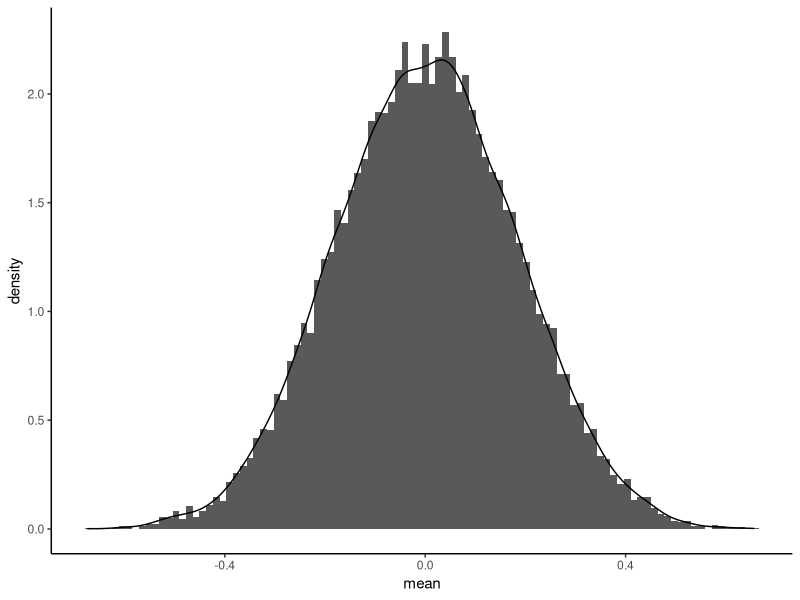
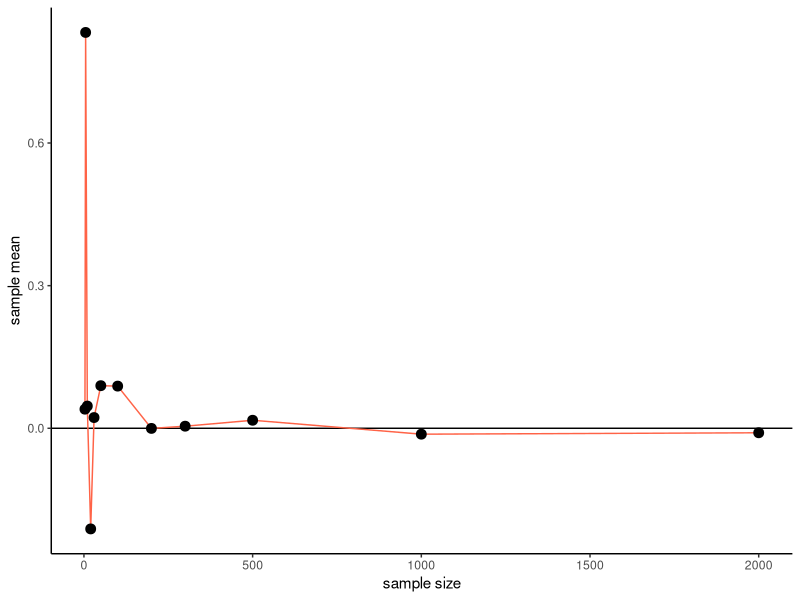

Write the R code that produced these figures, in order.
## ---- chunk 1
knitr::opts_chunk$set(echo = TRUE)
## ---- chunk 2
library(tidyverse)
## ---- chunk 3
# You can ignore this chunk. 
trt <- rnorm(n = 10, mean = 10, sd = 1)
ctrl <- rnorm(n = 10, mean = 6, sd = 1)
location <- c(rep("A", 5), rep("B", 5))

example_experiment <- data.frame(
  ctrl,
  trt,
  location
) %>% 
  pivot_longer(names_to = "treatment", values_to = "response", cols = 1:2)

example_experiment
## ---- chunk 4
example_experiment_s <- example_experiment %>% 
  summarise(
    mean = mean(response), 
    median = median(response),
    var = var(response),
    sd = sd(response),
    IQR = IQR(response),
    n = n()
  ) 

example_experiment_s
## ---- chunk 5
example_experiment_s_by_group <- example_experiment %>% 
  group_by(treatment) %>% 
  summarise(
    mean = mean(response), 
    median = median(response),
    var = var(response),
    sd = sd(response),
    IQR = IQR(response),
    n = n()
  ) %>% 
  ungroup()

example_experiment_s_by_group
## ---- chunk 6
example_experiment_s_by_group_location <- example_experiment %>% 
  group_by(treatment, location) %>% 
  summarise(
    mean = mean(response), 
    median = median(response),
    var = var(response),
    sd = sd(response),
    IQR = IQR(response),
    n = n()
  ) %>% 
  ungroup()

example_experiment_s_by_group_location
## ---- chunk 7
norm10 <- rnorm(n = 10, mean = 1, sd = 2)
norm10
## ---- chunk 8
pnorm(q = 2, mean = 0, sd = 1, lower.tail = F) * 2 
## ---- chunk 9
set.seed(666)
my_data <- replicate(expr = runif(n = 10 , min = -1, max = 1), n = 20000, simplify = T)  %>% 
  t() %>% 
  as.data.frame() %>% 
  cbind(iteration = 1:20000) %>% 
  pivot_longer(cols = !iteration, names_to = "name", values_to = "value") %>% 
  group_by(iteration) %>% 
  summarise(
    mean = mean(value)
  ) %>% 
  ungroup()

head(my_data)
## ---- chunk 10
my_data %>% 
  ggplot(aes(x = mean)) +
  geom_histogram(bins = 100, aes(y = after_stat(density))) +
  geom_density() +
  theme_classic()
## ---- chunk 11
my_data2 <- list(
  "3" = rnorm(n = 3, mean = 0, sd = 1),
  "5" = rnorm(n = 3, mean = 0, sd = 1),
  "10" = rnorm(n = 10, mean = 0, sd = 1),
  "20" = rnorm(n = 20, mean = 0, sd = 1),
  "30" = rnorm(n = 30, mean = 0, sd = 1),
  "50" = rnorm(n = 50, mean = 0, sd = 1),
  "100" = rnorm(n = 100, mean = 0, sd = 1),
  "200" = rnorm(n = 200, mean = 0, sd = 1),
  "300" = rnorm(n = 300, mean = 0, sd = 1),
  "500" = rnorm(n = 500, mean = 0, sd = 1),
  "1000" = rnorm(n = 1000, mean = 0, sd = 1),
  "2000" = rnorm(n = 2000, mean = 0, sd = 1)
  ) %>% 
  lapply(as.data.frame) %>% 
  bind_rows(.id = "id") %>% 
  group_by(id) %>% 
  summarise(mean = mean(`X[[i]]`)) %>% 
  ungroup() %>% 
  mutate(sample_size = as.numeric(id))

my_data2
## ---- chunk 12
my_data2 %>% 
  ggplot(aes(x = sample_size, y = mean)) +
  geom_hline(yintercept = 0, color = "black") +
  geom_line(color = "tomato1") +
  geom_point(size = 3) +
  labs(x = "sample size", y = "sample mean") +
  theme_classic()
